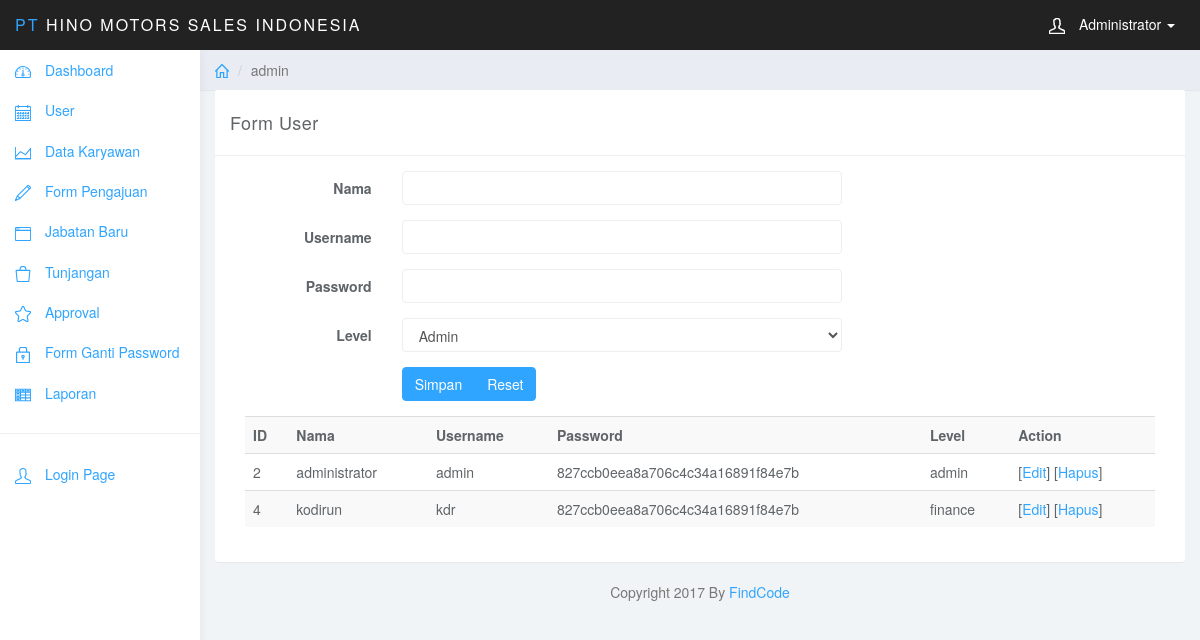
Before: /index.php?page=admin (signed in) with the older database file.
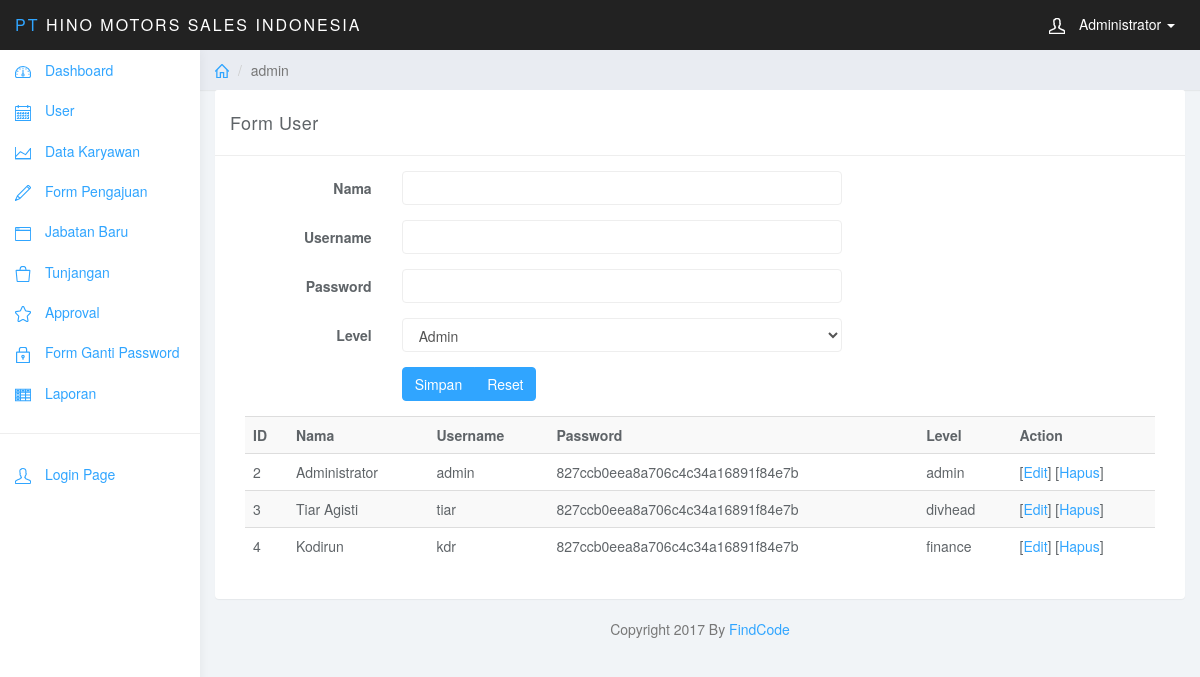
After: the same page with the newer database file.
### tables this page shows
CREATE TABLE IF NOT EXISTS `user_tb` (
`id` int(11) NOT NULL,
  `nama` varchar(50) NOT NULL,
  `username` varchar(20) NOT NULL,
  `password` varchar(255) NOT NULL,
  `level` varchar(20) NOT NULL
);

### page/admin.php (the view, shortened to what this page needs)
<div class="panel panel-default">
    <div class="panel-heading">Form User</div>
    <div class="panel-body">
        <div class="col-lg-8">
            <form class="form-horizontal" action="act/usersv.php" method="post">
                <div class="form-group">
                    <label for="" class="control-label col-sm-3">Nama</label>
                    <div class="col-sm-9">
                        <input type="text" name="nama" class="form-control">
                    </div>
                </div>
                <div class="form-group">
                    <label for="" class="control-label col-sm-3">Username</label>
                    <div class="col-sm-9">
                        <input type="text" name="username" class="form-control">
                    </div>
                </div>
                <div class="form-group">
                    <label for="" class="control-label col-sm-3">Password</label>
                    <div class="col-sm-9">
                        <input type="text" name="password" class="form-control">
                    </div>
                </div>
                <div class="form-group">
                    <label for="" class="control-label col-sm-3">Level</label>
                    <div class="col-sm-9">
                        <select class="form-control" name="level">
                            <option value="admin">Admin</option>
                        </select>
                    </div>
                </div>
                <div class="form-group">
                    <div class="btn-group col-sm-9 col-sm-offset-3">
                        <button class="btn btn-primary" type="submit" >Simpan</button>
                        <button class="btn btn-primary" type="reset" >Reset</button>
                    </div>
                </div>
            </form>
        </div>
        <div class="col-lg-4">
        </div>
        <div class="col-sm-12">
            <div class="table-responsive">
                <table class="table table-striped">
                    <tr>
                        <th>ID</th>
                        <th>Nama</th>
                        <th>Username</th>
                        <th>Password</th>
                        <th>Level</th>
                        <th>Action</th>
                    </tr>
                    <?php
                    $r = $con->query("SELECT * FROM user_tb WHERE level <> 'karyawan'");
                    while ($rr = $r->fetch_array()) {
                        ?>
                        <tr>
                            <td><?php echo $rr['id'];?></td>
                            <td><?php echo $rr['nama'];?></td>
                            <td><?php echo $rr['username'];?></td>
                            <td><?php echo $rr['password'];?></td>
                            <td><?php echo $rr['level'];?></td>
                            <td>[<a href="index.php?page=admine&id=<?php echo $rr['id'];?>">Edit</a>] [<a href="act/usdel.php?id=<?php echo $rr['id'];?>" onclick="return confirm('Yakin ingin hapus data ?')">Hapus</a>]</td>
                        </tr>
                        <?php
                    }
                    ?>
                </table>
            </div>
        </div>
    </div>
</div>

Changed rows visible on the page:
changed user_tb "admin": nama "administrator" → "Administrator"
now on this page (row edited): user_tb: id "3", nama "Tiar Agisti", username "tiar", password "827ccb0eea8a706c4c34a16891f84e7b", level "divhead"
changed user_tb "kdr": nama "kodirun" → "Kodirun"
